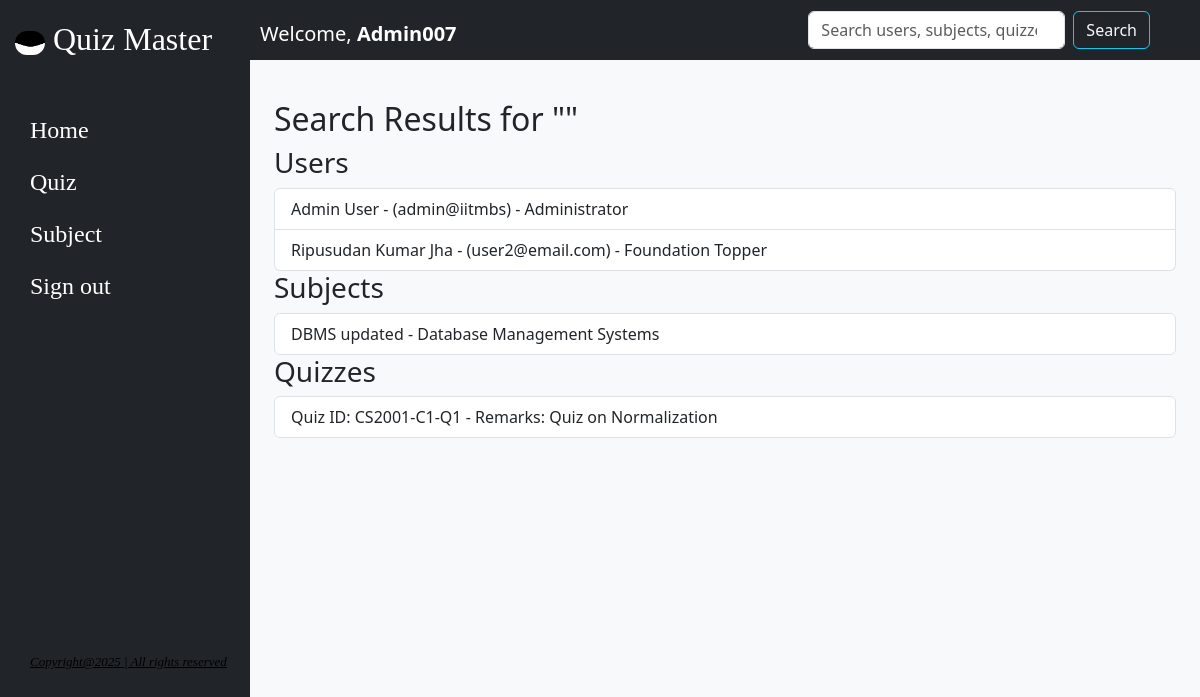
Screenshot of /search with the database file from the repository.
### model.py (models this page shows)
class User(db.Model):
    id = db.Column(db.Integer, primary_key=True)
    username = db.Column(db.String(200), unique=True, nullable=False)
    password = db.Column(db.String(128), nullable=False)
    fullname = db.Column(db.String(200), nullable=False)
    achievement = db.Column(db.String(256), nullable=False)
    user_status=db.Column(db.String(50),nullable=False,default='Enabled')
    dob = db.Column(db.DateTime, nullable=False)
    role=db.Column(db.String,default='user',nullable=False)
    quiz_scores = db.relationship('Scores' , back_populates='user_details')

class Subject(db.Model):
    id = db.Column(db.String(50),primary_key=True)
    name = db.Column(db.String(100), unique=True, nullable=False)
    desc = db.Column(db.Text,unique=False ,nullable=False)
    chapters = db.relationship('Chapters', back_populates='subject_info')

class Quiz(db.Model):
    id = db.Column(db.String(50), primary_key=True)
    chapter_id = db.Column(db.String(50), db.ForeignKey("chapters.id"), nullable=False)
    quiz_date = db.Column(db.DateTime, nullable=False)
    duration = db.Column(db.String(10), nullable=False)
    remarks = db.Column(db.String(200), nullable=True)
    scores = db.relationship('Scores', back_populates='exam')
    questions = db.relationship('Question', back_populates='exam')
    chapter = db.relationship('Chapters', back_populates='exams')

### app.py (the view)
@app.route('/search', methods=['GET'])
def search():
    query = request.args.get('q', '')
    users = User.query.filter(
        (User.username.ilike(f"%{query}%")) |
        (User.fullname.ilike(f"%{query}%")) |
        (User.achievement.ilike(f"%{query}%"))
    ).all()
    subjects = Subject.query.filter(
        (Subject.name.ilike(f"%{query}%")) |
        (Subject.desc.ilike(f"%{query}%"))
    ).all()
    quizzes = Quiz.query.filter(
        (Quiz.remarks.ilike(f"%{query}%"))
    ).all()
    return render_template("search_results.html", users=users, subjects=subjects, quizzes=quizzes, query=query)

### templates/search_results.html (shortened to what this page needs)
{% extends "base.html" %}
{% block content %}
<div class="container mt-4">
    <h2>Search Results for "{{ query }}"</h2>
    {% if users %}
    <h3>Users</h3>
    <ul class="list-group">
        {% for user in users %}
        <li class="list-group-item">{{ user.fullname }} - ({{ user.username }}) - {{ user.achievement }}</li>
        {% endfor %}
    </ul>
    {% endif %}
    {% if subjects %}
    <h3>Subjects</h3>
    <ul class="list-group">
        {% for subject in subjects %}
        <li class="list-group-item">{{ subject.name }} - {{ subject.desc }}</li>
        {% endfor %}
    </ul>
    {% endif %}
    {% if quizzes %}
    <h3>Quizzes</h3>
    <ul class="list-group">
        {% for quiz in quizzes %}
        <li class="list-group-item">Quiz ID: {{ quiz.id }} - Remarks: {{ quiz.remarks }}</li>
        {% endfor %}
    </ul>
    {% endif %}
</div>
{% endblock %}

### static/css/base.css (style rules this page uses)
body { margin-left: 250px; margin-top: 60px; background-color: #f8f9fa; }

### rows the page displays
User: fullname "Admin User", username "admin@iitmbs", achievement "Administrator"
User: fullname "Ripusudan Kumar Jha", username "user2@email.com", achievement "Foundation Topper"
Subject: name "DBMS updated", desc "Database Management Systems"
Quiz: id "CS2001-C1-Q1", remarks "Quiz on Normalization"
